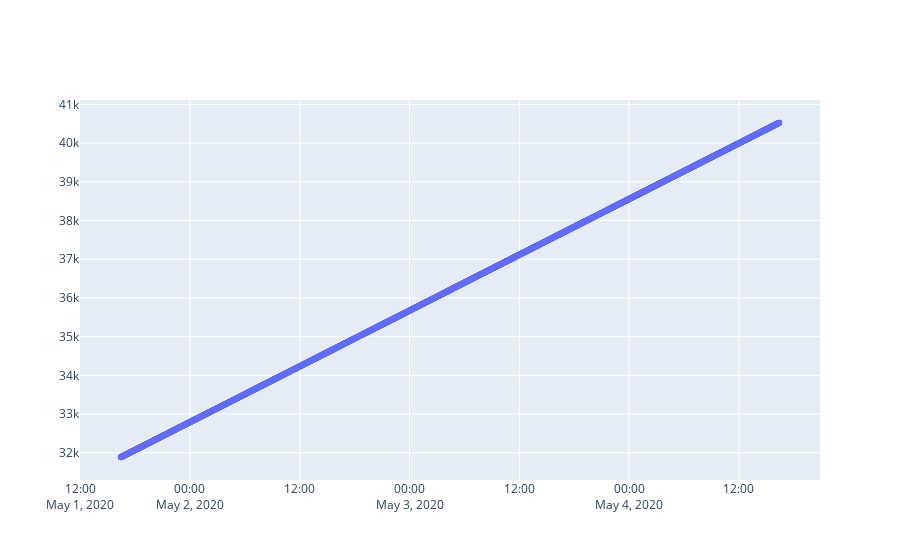

Notebook code for this chart:
### Markdown cell above
## Explore Data Behavior

### Code cell
# visualize data over time
fig = go.Figure()
fig.add_trace(
    go.Scatter(
        x=df['ds'],
        y=df['y'],
        mode='lines+markers',
    )
)
fig.show()

### Figure 1 — Plotly figure (JSON) as saved in the notebook; plotly's stock layout.template omitted (floating-point values rounded to 4 significant figures; data arrays with more than 128 entries replaced by an {"elided": "..."} marker saying what was removed)
{"data": [{"mode": "lines+markers", "type": "scatter", "x": {"elided": "4320 str values"}, "y": {"elided": "4320 int values"}}], "layout": {}}
